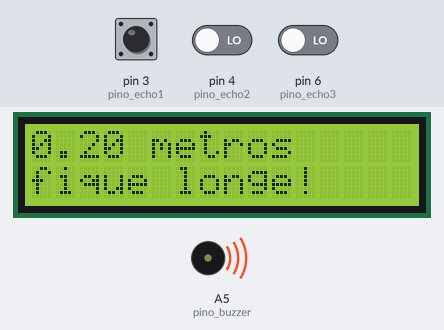
Bench run of a sketch on a simulated Arduino Uno, built with avr-gcc and run on an emulated ATmega328P. On the bench: 16×2 character LCD, buzzer (waves = sounding, pin HIGH). Inputs (shaded band) come from the test bench; at power-on: pin 3 (pino_echo1) LOW, pin 4 (pino_echo2) LOW, pin 6 (pino_echo3) LOW. Pins used as bus, display or sensor lines are not drawn.

Above: at 3.7 s.
3.8 s: pin 3 (pino_echo1) pulsed HIGH 2 times (0.12 s each, 0.3 s apart)
At 4.7 s:
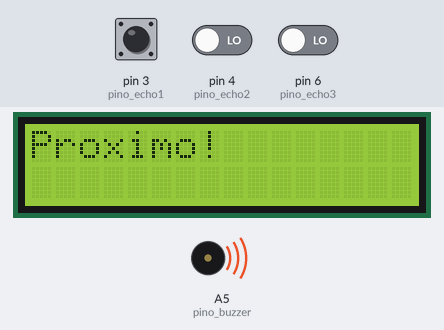
Timing chart, 0 to 6.8 s (numbered marks = the images above; inputs shaded):
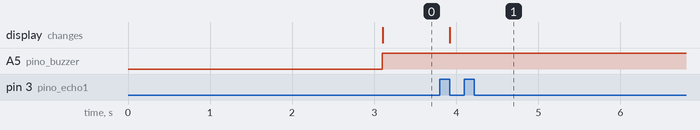

The sketch:

wearable_version.ino
```cpp
// Biblioteca do LCD
#include <LiquidCrystal.h>
LiquidCrystal tela(8,9,10,11,12,13);
// Sensor 01
int pino_trig1 = 2;
int pino_echo1 = 3;
// Sensor 02
int pino_trig2 = 5;
int pino_echo2 = 4;
// Sensor 03
int pino_trig3 = 7;
int pino_echo3 = 6;
// Buzzer
int pino_buzzer = A5;


void setup() {
  Serial.begin (9600);
  tela.begin(16,2);
  pinMode(pino_trig1, OUTPUT);
  pinMode(pino_echo1, INPUT);
  pinMode(pino_trig2, OUTPUT);
  pinMode(pino_echo2, INPUT);
  pinMode(pino_trig3, OUTPUT);
  pinMode(pino_echo3, INPUT);
  pinMode(pino_buzzer, OUTPUT);
}

void loop() {
  float distanciasensor1 = distancia_sensor(pino_trig1,pino_echo1);

  if (distanciasensor1 > 0.15){
    tela.clear();
    tela.print("Proximo!");}
  else{
    float media_distancia = ((distancia_sensor(pino_trig2, pino_echo2) + distancia_sensor(pino_trig3, pino_echo3)) / 2) + distanciasensor1 + 0.2;
    tela.clear();
    if (media_distancia <= 2){
        digitalWrite(pino_buzzer, HIGH);
        tela.setCursor(0,1);
        tela.print("fique longe!");}
    else{
      digitalWrite(pino_buzzer, LOW);}
    tela.setCursor(0,0);
    tela.print(media_distancia);
    tela.print(" metros");}
    delay(400);}

float distancia_sensor(int pino_trigger,int pino_echo){
  // Checagem do estado inativo do pino trigger
  digitalWrite(pino_trigger, LOW);
  delay(2);

  // Ativação do pino Trigger
  digitalWrite(pino_trigger, HIGH);
  delay(10);
  digitalWrite(pino_trigger, LOW);

  // Recebimento do Echo(tempo de contagem do pulso)
  float tempo_do_ping = pulseIn(pino_echo, HIGH);
  float distancia = (tempo_do_ping / 2) * 0.000344;
  return distancia;
  }
```

Measured:
- after the input at 3.8 s, the display: changes after 0.12 s (image 1)
